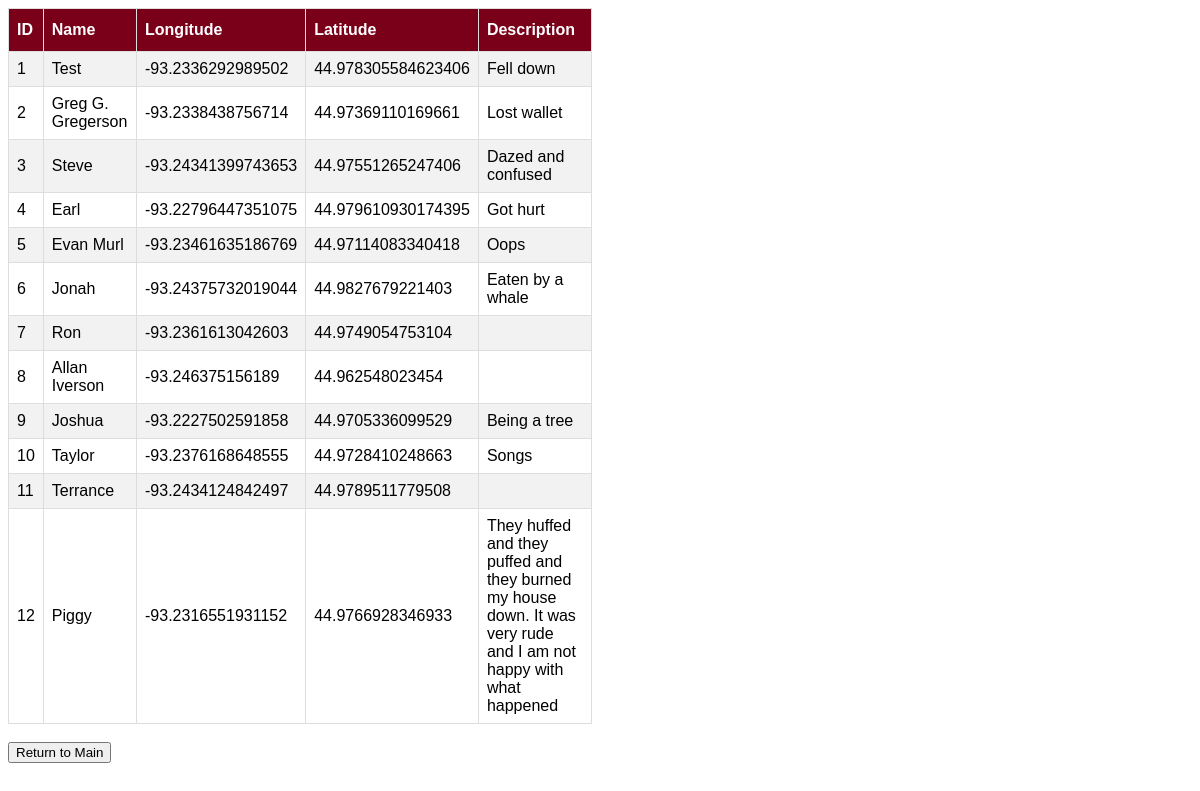
/view, run on the app's committed database.
### models.py (models this page shows, shortened)
class Reports(db.Model):
    id = db.Column(db.Integer, primary_key=True)
    name = db.Column(db.String(20), unique=False, nullable=True)
    lat = db.Column(db.String(18), unique=False, nullable=False)
    lon = db.Column(db.String(18), unique=False, nullable=False)
    description = db.Column(db.String(255), unique=False, nullable=True)
    def __repr__(self):
        return '<Name: {}>'.format(self.name)

### app.py (the view)
@app.route('/view')
def view():
    form = WordForm()
    reports = Reports.query.all()
    print(reports)
    return render_template('view.html', form=form, list=reports)

### templates/view.html (shortened to what this page needs)
{% extends "bootstrap/base.html" %}
{% block head %}
<link rel= "stylesheet" type= "text/css" href= "{{ url_for('static',filename='view_style.css') }}">
{% endblock %}
{% block content %}
<div>
<table id="reports">
    <tr>
        <th>ID</th>
        <th>Name</th>
        <th>Longitude</th>
        <th>Latitude</th>
        <th>Description</th>
    </tr>
    {% for report in list %}
    <tr id={{report.id}} class='report'>
        <td id='reportID'>{{report.id}}</td>
        <td id='reportName'>{{report.name}}</td>
        <td id='reportLong'>{{report.lon}}</td>
        <td id='reportLat'>{{report.lat}}</td>
        <td id='reportDescription'>{{report.description}}</td>
    </tr>
    {% endfor %}
</table>
<br>
<button onclick="window.location.href = '/';">Return to Main</button>
</div>
<div id='myMap' onload='loadMapScenario();'></div>
{% endblock %}

### static/view_style.css (style rules this page uses)
table { border: 1px solid black; }
#reports { font-family: "Trebuchet MS", Arial, Helvetica, sans-serif; border-collapse: collapse; width: 100%; }
#reports td, #reports th { border: 1px solid #ddd; padding: 8px; }
#reports tr:nth-child(even) { background-color: #f2f2f2; }
#reports th { padding-top: 12px; padding-bottom: 12px; text-align: left; background-color: #7a0019; color: white; }
#myMap { float:right; width: 50vw; height: 100vh; }
body { display: grid; grid-template-columns: 1fr 1fr }

### data on the page
Reports: id "1", name "Test", lon "-93.2336292989502", lat "44.978305584623406", description "Fell down"
Reports: id "2", name "Greg G. Gregerson", lon "-93.2338438756714", lat "44.97369110169661", description "Lost wallet"
Reports: id "3", name "Steve", lon "-93.24341399743653", lat "44.97551265247406", description "Dazed and confused"
Reports: id "4", name "Earl", lon "-93.22796447351075", lat "44.979610930174395", description "Got hurt"
Reports: id "5", name "Evan Murl", lon "-93.23461635186769", lat "44.97114083340418", description "Oops"
Reports: id "6", name "Jonah", lon "-93.24375732019044", lat "44.9827679221403", description "Eaten by a whale"
Reports: id "7", name "Ron", lon "-93.2361613042603", lat "44.9749054753104"
Reports: id "8", name "Allan Iverson", lon "-93.246375156189", lat "44.962548023454"
Reports: id "9", name "Joshua", lon "-93.2227502591858", lat "44.9705336099529", description "Being a tree"
Reports: id "10", name "Taylor", lon "-93.2376168648555", lat "44.9728410248663", description "Songs"
Reports: id "11", name "Terrance", lon "-93.2434124842497", lat "44.9789511779508"
Reports: id "12", name "Piggy", lon "-93.2316551931152", lat "44.9766928346933", description "They huffed and they puffed and they burned my house down. It was very rude and I am not happy with what happened"
